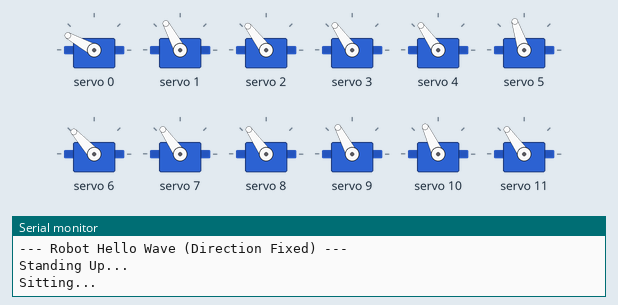
This sketch was run on a simulated Arduino Uno, built with avr-gcc and run on an emulated ATmega328P. Parts: 12 × servo, the last lines printed to the serial monitor.

Above: at 2.45 s.
At 3.35 s:
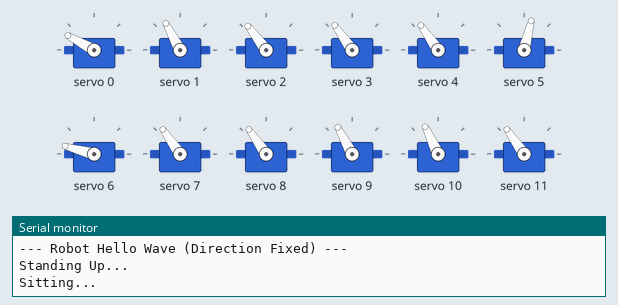
At 4.3 s:
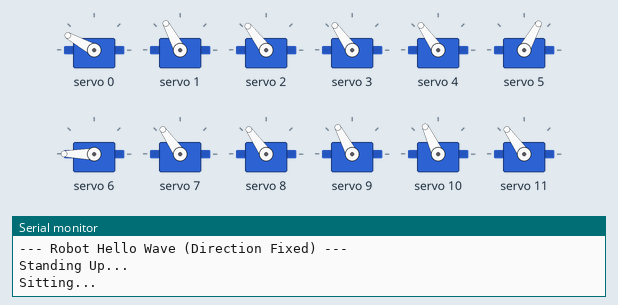
At 6.15 s:
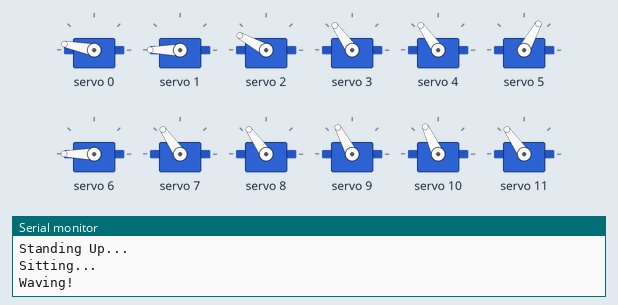
At 8.0 s:
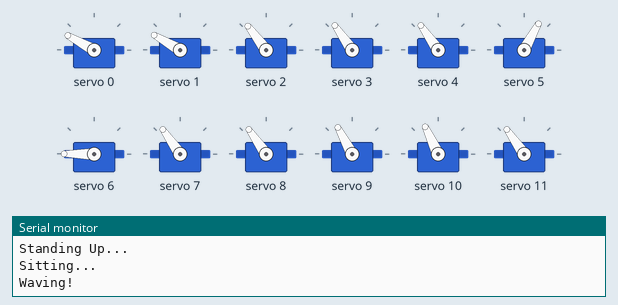
At 9.85 s:
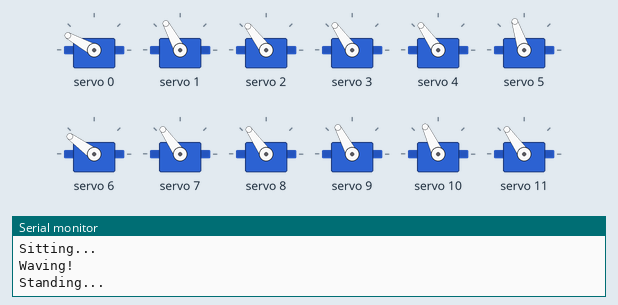
Timing chart, 0 to 13.5 s (numbered marks = the images above):
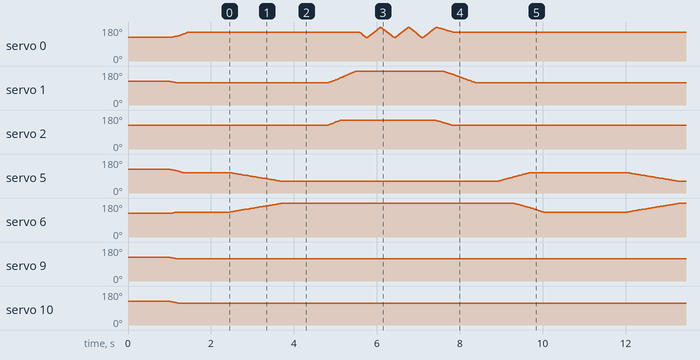

The sketch:

movement_HI.ino
````cpp
#include <Wire.h>
#include <Adafruit_PWMServoDriver.h>

// --- CONFIGURATION ---
#define SERVO_FREQ 50
// Your specific 90-degree "Zero"
#define MID 375

Adafruit_PWMServoDriver pwm = Adafruit_PWMServoDriver();

// We track current position to move smoothly
int currentPos[16];

// --- YOUR TUNED HOME VALUES ---
// FL, FR, BL, BR
int HIP_HOME[4]   = {360, 430, 360, 375};
int THIGH_HOME[4] = {355, 360, 375, 340};
int KNEE_HOME[4]  = {390, 380, 360, 390};

// Map leg ID to Pin Index
// Leg 0=FL, 1=FR, 2=BL, 3=BR
int LEG_PINS[4][3] = {
  {9, 10, 11},  // FL
  {0, 1, 2},    // FR```
  {12, 13, 14}, // BL
  {4, 5, 6}     // BR
};

void setup() {
  Serial.begin(9600);
  Serial.println("--- Robot Hello Wave (Direction Fixed) ---");

  pwm.begin();
  pwm.setPWMFreq(SERVO_FREQ);

  // 1. Initialize System
  for(int i=0; i<16; i++) {
     pwm.setPWM(i, 0, MID);
     currentPos[i] = MID;
  }
  delay(1000);

  // 2. Move to Stand Slowly
  Serial.println("Standing Up...");
  standUp();
  delay(1000);
}

void loop() {

  // --- STEP 1: SIT DOWN ---
  Serial.println("Sitting...");
  sitDown();
  delay(500);

  // --- STEP 2: WAVE HELLO ---
  Serial.println("Waving!");
  wavePaw();
  delay(500);

  // --- STEP 3: STAND UP ---
  Serial.println("Standing...");
  standUp();
  delay(2000);
}

// ==========================================
// POSES
// ==========================================

void standUp() {
  int target[16];
  for(int i=0; i<16; i++) target[i] = currentPos[i]; // Init with current

  for(int leg=0; leg<4; leg++) {
    target[LEG_PINS[leg][0]] = HIP_HOME[leg];
    target[LEG_PINS[leg][1]] = THIGH_HOME[leg];
    target[LEG_PINS[leg][2]] = KNEE_HOME[leg];
  }
  smoothMoveTo(target, 5);
}

void sitDown() {
  int target[16];
  for(int i=0; i<16; i++) target[i] = currentPos[i]; // Init with current

  // Front legs straight
  target[LEG_PINS[0][0]] = HIP_HOME[0];
  target[LEG_PINS[0][1]] = THIGH_HOME[0];
  target[LEG_PINS[0][2]] = KNEE_HOME[0];

  target[LEG_PINS[1][0]] = HIP_HOME[1];
  target[LEG_PINS[1][1]] = THIGH_HOME[1];
  target[LEG_PINS[1][2]] = KNEE_HOME[1];

  // MODIFY BACK LEGS TO SIT
  // Left Back (Leg 2): Thigh UP (+)
  target[LEG_PINS[2][1]] = THIGH_HOME[2] + 100;
  target[LEG_PINS[2][2]] = KNEE_HOME[2] - 150;

  // Right Back (Leg 3): Thigh DOWN (-)
  target[LEG_PINS[3][1]] = THIGH_HOME[3] - 100;
  target[LEG_PINS[3][2]] = KNEE_HOME[3] + 150;

  smoothMoveTo(target, 10);
}

void wavePaw() {
  // We will move ONLY the Front Right Leg (Leg 1)
  int target[16];
  for(int i=0; i<16; i++) target[i] = currentPos[i]; // Freeze others

  // 1. LIFT PAW (FIXED DIRECTION)
  // Previous attempt: -= 150 (Moved Back/In)
  // New attempt:      += 150 (Should Move Front/Out)

  target[LEG_PINS[1][1]] += 150; // Lift Thigh (Flipped sign)
  target[LEG_PINS[1][2]] += 50;  // Straighten Knee (Flipped sign)
  smoothMoveTo(target, 4);

  // 2. WAVE (Wiggle Hip Left/Right)
  int centerHip = HIP_HOME[1];

  for(int i=0; i<3; i++) {
    // Wave Out (Tried to guess direction, swapping to be safe)
    target[LEG_PINS[1][0]] = centerHip - 60; // Try Negative first
    smoothMoveTo(target, 2);

    // Wave In
    target[LEG_PINS[1][0]] = centerHip + 60; // Try Positive second
    smoothMoveTo(target, 2);
  }

  // 3. RETURN PAW
  target[LEG_PINS[1][0]] = HIP_HOME[1];
  target[LEG_PINS[1][1]] = THIGH_HOME[1];
  target[LEG_PINS[1][2]] = KNEE_HOME[1];
  smoothMoveTo(target, 5);
}

// ==========================================
// SMOOTH MOVEMENT ENGINE
// ==========================================
void smoothMoveTo(int targetPos[16], int speedDelay) {
  bool moving = true;
  while(moving) {
    moving = false;
    for(int i=0; i<16; i++) {
      if(i==3 || i==7 || i==11 || i==15) continue;

      if (currentPos[i] < targetPos[i]) {
        currentPos[i]++;
        pwm.setPWM(i, 0, currentPos[i]);
        moving = true;
      }
      else if (currentPos[i] > targetPos[i]) {
        currentPos[i]--;
        pwm.setPWM(i, 0, currentPos[i]);
        moving = true;
      }
    }
    delay(speedDelay);
  }
}
````
